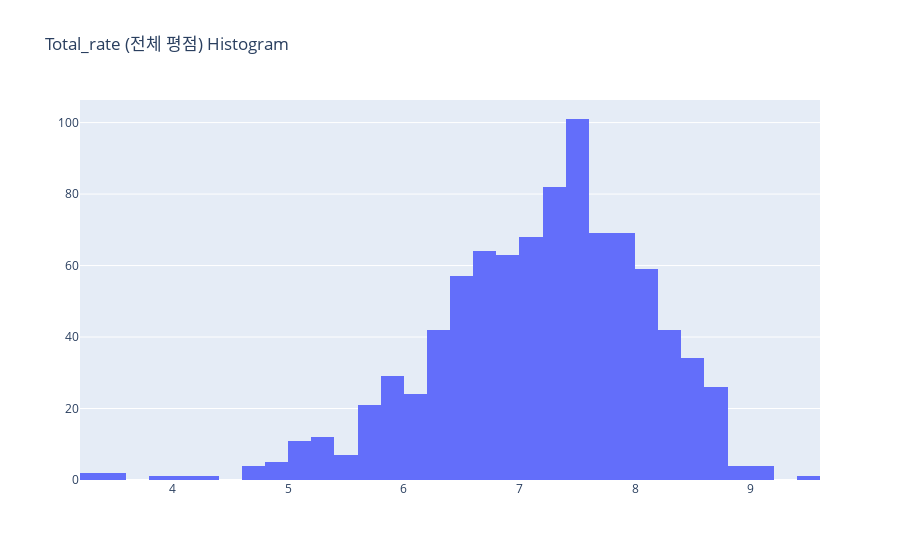

Source (notebook cell):
### Markdown cell above
## 범위가 큰 몇 컬럼들 log변환하여 최대한 정규화

### Code cell
# Subplots 생성
fig = make_subplots(rows=1, cols=1)

# 첫 번째 히스토그램 추가
fig.add_trace(go.Histogram(
    x=df['total_rate'],
    name='Total_rate (전체 평점)'
), row=1, col=1)

# 레이아웃 업데이트
fig.update_layout(
    title_text='Total_rate (전체 평점) Histogram',
    showlegend=False
)

# 그래프 출력
fig.show()

### Figure 1 — Plotly figure (JSON) as saved in the notebook; plotly's stock layout.template omitted (floating-point values rounded to 4 significant figures; data arrays with more than 128 entries replaced by an {"elided": "..."} marker saying what was removed)
{"data": [{"name": "Total_rate (전체 평점)", "type": "histogram", "x": {"elided": "905 float values"}, "xaxis": "x", "yaxis": "y"}], "layout": {"showlegend": false, "title": {"text": "Total_rate (전체 평점) Histogram"}, "xaxis": {"anchor": "y", "domain": [0, 1]}, "yaxis": {"anchor": "x", "domain": [0, 1]}}}
